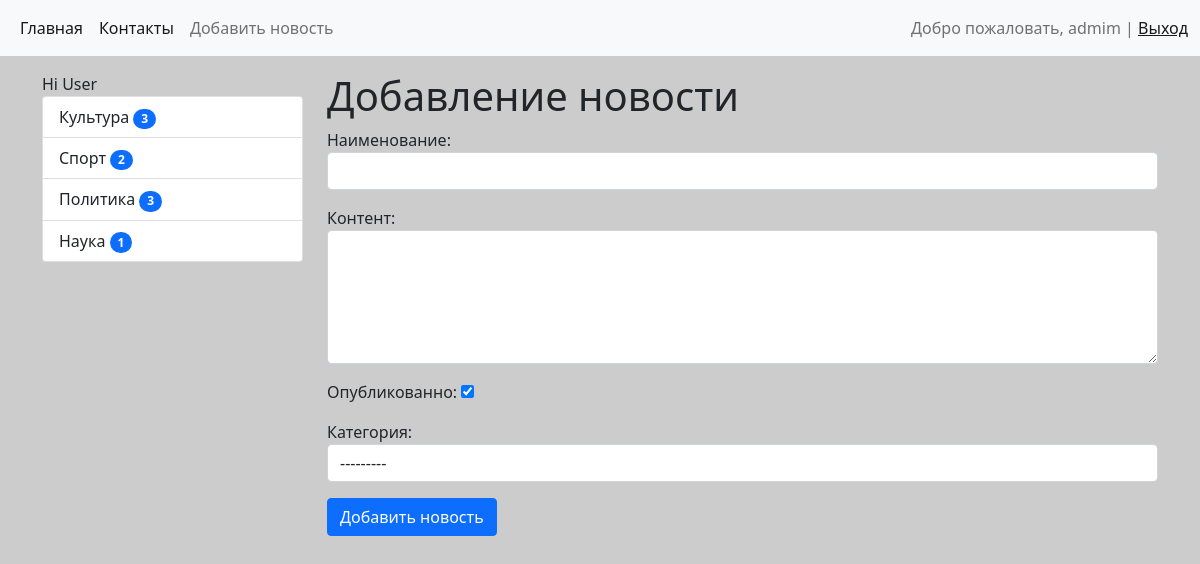
The page /news/add_news/ (signed in) on the database its author committed.
### news/models.py (models this page shows)
class Category(models.Model):
    title = models.CharField(max_length=150, db_index=True, verbose_name='Наименование категории')
    def get_absolute_url(self):
        return reverse("category", kwargs={"category_id": self.pk})
    def __str__(self): # Функция, которая показывает строковое представление объектов
        return self.title
    class Meta:
        verbose_name = 'Категория'
        verbose_name_plural = 'Категории'
        ordering = ['title']

### news/views.py (the view)
# urls.py: path('news/add_news/', CreateNews.as_view(), name='add_news'),
class CreateNews(LoginRequiredMixin, CreateView):
    form_class = NewsForm # Связывание нашей формы с классом, т.е. мы должны связаться с формой
    template_name = 'news/add_news.html'
    login_url = '/admin/' # С помощью класса LoginRequiredMixin задали атрибут, который в случае попадания пользователя по ссылке, которая запрещена он будет перенаправлен на данный адрес

### news/forms.py (shortened to what this page needs)
class NewsForm(forms.ModelForm):
    class Meta:
        model = News
        fields = ['title', 'content', 'is_published', 'category'] # Лучше перечислять все ячейки, которые мы хотим видеть
        widgets = {
            'title': forms.TextInput(attrs={'class': 'form-control'}),
            'content': forms.Textarea(attrs={'class': 'form-control', 'rows': 5}),
            'category': forms.Select(attrs={'class': 'form-control'})
        }

### news/templatetags/news_tags.py (called while the page is built)
@register.inclusion_tag('news/list_categories.html') # Тег и параметром передается где он создан
def show_categories(arg1='Hello', arg2='world'): # Создание уже сложного тега, который может и выводить данные и рендерить их, т.е. отображать
    categories = Category.objects.annotate(cnt=Count('news', filter=F('news__is_published'))).filter(cnt__gt=0)
    return {'categories': categories, 'arg1': arg1, 'arg2': arg2}

### news/templates/news/add_news.html (shortened to what this page needs)
{% extends 'base.html' %}
{% block sidebar %}
{% include 'inc/_sidebar.html' %}
{% endblock %}
{% block content %}
<h1>Добавление новости</h1>
<form action="{% url 'add_news' %}" method="post">
    {{ form.as_p }}
    <button type="submit" class="btn btn-primary btn-block">Добавить новость</button>
</form>
{% endblock %}

### templates/inc/_nav.html
<nav class="navbar navbar-expand-lg navbar-light bg-light">
    <div class="container-fluid">
        <div class="collapse navbar-collapse" id="navbarSupportedContent">
            <ul class="navbar-nav me-auto mb-2 mb-lg-0">
                <li class="nav-item">
                    <a class="nav-link active" aria-current="page" href="{% url 'home' %}">Главная</a>
                </li>
                <li class="nav-item">
                    <a class="nav-link active" aria-current="page" href="{% url 'contact' %}">Контакты</a>
                </li>
                {% if request.user.is_authenticated %}
                    <li class="nav-item">
                        <a class="nav-link" href="{% url 'add_news' %}">Добавить новость</a>
                    </li>
                {% endif %}
            </ul>
            <span class="navbar-text">
                {% if request.user.is_authenticated %}
                    Добро пожаловать, {{ user.username }} | <a href="{% url 'logout' %}">Выход</a>
                {% else %}
                    <a href="{% url 'register' %}">Register</a> | <a href="{% url 'login' %}">Login</a>
                {% endif %}
            </span>
        </div>
    </div>
</nav>

### news/templates/news/list_categories.html
<div class="list-group">
    {{ arg1 }} {{ arg2 }}
    {% for item in categories %}
    <a href="{{ item.get_absolute_url }}" class="list-group-item list-group-item-action">{{ item.title }} <span class="badge bg-primary rounded-pill">{{ item.cnt }}</span> </a>
    {% endfor %}
</div>

### mysite/static/css/style.css (style rules this page uses)
body { background-color: #ccc; }

### rows shown on the page
Category: title "Культура", cnt "3"
Category: title "Спорт", cnt "2"
Category: title "Политика", cnt "3"
Category: title "Наука", cnt "1"

### other values the page prints
{{ user.username }} "admim"
{{ arg1 }} "Hi"
{{ arg2 }} "User"
